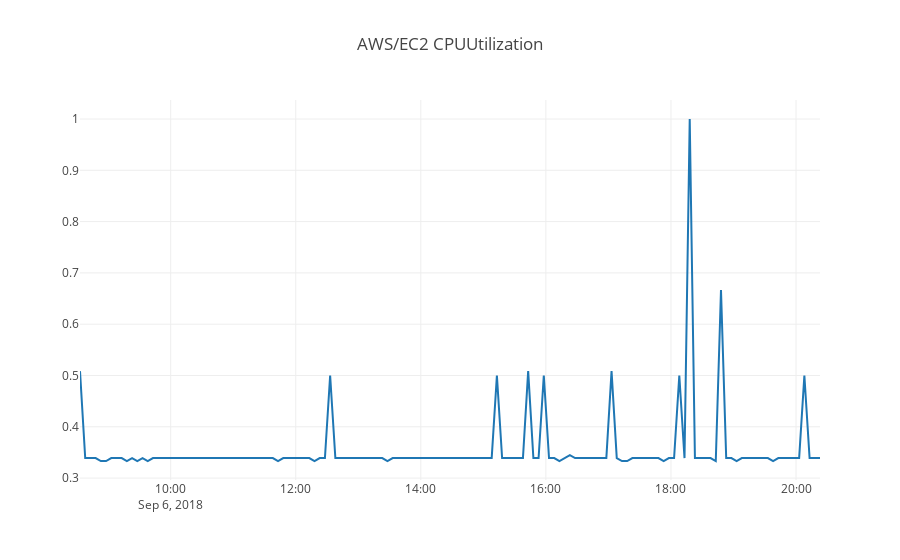

This figure's notebook cell:
### Markdown cell above
## Plot Cloudwatch Metrics

Documentation: http://docs.nurtch.com/en/latest/rubix-library/aws/cloudwatch.html#plot_metric

### Code cell
from rubix.aws.cloudwatch import plot_metric

%env AWS_ACCESS_KEY_ID=AKIAINMMRLQSXIOLPDJA
%env AWS_SECRET_ACCESS_KEY=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
%env AWS_REGION=us-east-1

# Maximum CPU Utilization for a given EC2 instance
# Hit play button above to see the graph
plot_metric(namespace='AWS/EC2',
      metric_name='CPUUtilization',
      dimensions=[{'Name':'InstanceId', 'Value': 'i-09381ae2a6228a1c7'}],
      statistics='Maximum')

### Figure 1 — Plotly figure (JSON) as saved in the notebook; plotly's stock layout.template omitted (floating-point values rounded to 4 significant figures; data arrays with more than 128 entries replaced by an {"elided": "..."} marker saying what was removed)
{"data": [{"name": "AWS/EC2 CPUUtilization", "type": "scatter", "x": {"elided": "143 str values"}, "y": {"elided": "143 float values"}}], "layout": {"shapes": [], "title": "AWS/EC2 CPUUtilization"}}
